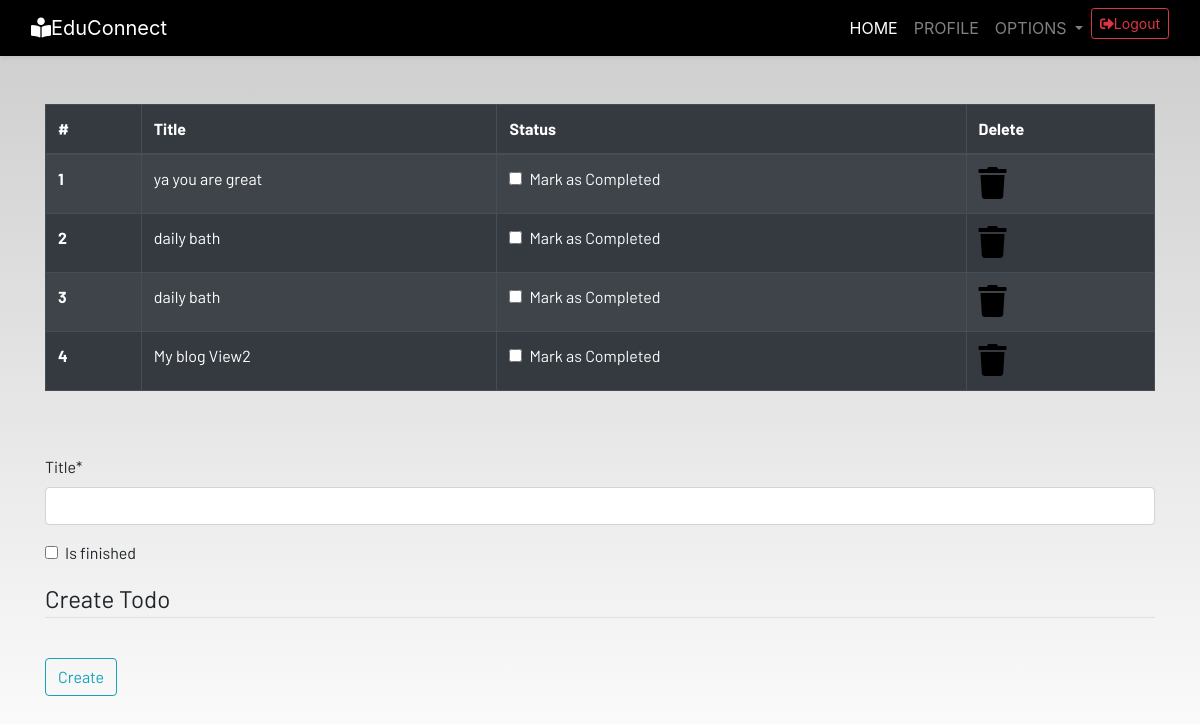
The page /todo/ (signed in) on the database its author committed.
### dashboard/models.py (models this page shows, shortened)
class Todo(models.Model):
    user=models.ForeignKey(User,on_delete=models.CASCADE)
    title=models.CharField(max_length=50)
    is_finished=models.BooleanField(default=False)

### dashboard/views.py (the view)
# urls.py: path('todo/',views.todo,name='todo'),
@login_required
def todo(request):
    if request.method=='POST':
      form=Todoform(request.POST)
      if form.is_valid():
          try:
              finished=request.POST["is_finished"]
              if finished == 'on':
                  finished=True
              else:
                  finished=False
          except:
              finished=False
          todos=Todo(
               user=request.user,
               title=request.POST['title'],
               is_finished=finished
           )
          todos.save()
          messages.success(request,f"TODO Added from {request.user.username}!!")
    else:
        form=Todoform()
    todos=Todo.objects.filter(user=request.user)
    if len(todos)==0:
        todos_done=True
    else:
        todos_done=False
    return render(request,'dashboard/todo.html',{'todo':todos,'form':form,'todos_done':todos_done})

### dashboard/forms.py
class Todoform(forms.ModelForm):
    class Meta:
        model=Todo
        fields=['title','is_finished']

### templates/dashboard/todo.html (shortened to what this page needs)
{% extends 'dashboard/base.html' %}
{% load static %}
{% block content %}
{% load crispy_forms_tags %}
<div class="container">
    {% if not todos_done %}
    <table class="table table-striped table-bordered table-hover table-dark">
        <thead>
            <tr>
                <th scope="col">#</th>
                <th scope="col">Title</th>
                <th scope="col">Status</th>
                <th scope="col">Delete</th>
            </tr>
        </thead>
        <tbody>
            {% for to in todo %}
            <tr>
                <th scope="row">{{ forloop.counter }}</th>
                <td>{{ to.title }}</td>
                <td>
                    <a href="{% url 'update_todo' to.id %}">
                        <div class="form-check">
                            <input class="form-check-input" type="checkbox" value="" id="checkbox-{{ forloop.counter }}">
                            <label class="form-check-label text-light" for="checkbox-{{ forloop.counter }}">
                                Mark as Completed
                            </label>
                        </div>
                    </a>
                </td>
                <td><a href="{% url 'delete_todo' to.id %}"><i class="fa fa-trash fa-2x"></i></a></td>
            </tr>
            {% endfor %}
        </tbody>
    </table>
    {%else%}
    <h4>All tasks have been done!! create to add more</h4>
    {% endif %}
</div><br><br>
<div class="container">
    <form method="POST">
        {{form|crispy}}
        <fieldset class="form-group">
            <legend class="border-bottom mb-4">Create Todo</legend>
        </fieldset>
        <div class="form-group">
            <button href="" class="btn btn-outline-info" type="submit">
                Create
            </button>
        </div>
    </form>
</div>
{% endblock content %}

### static/css/main.css (style rules this page uses)
html { scroll-behavior: smooth; height: 100%; width: 100%; }
a { text-decoration: none !important; color: black; }
html, body { max-width: 100%; overflow-x: hidden; height: 100%; width: 100%; }
body { background: linear-gradient(rgba(0, 0, 0, 0.2), rgba(255, 255, 255, 0.5)); overflow-x: hidden; background-repeat: no-repeat; }
.fa { color: black; }

### rows shown on the page
Todo: title "ya you are great"
Todo: title "daily bath"
Todo: title "daily bath"
Todo: title "My blog View2"
